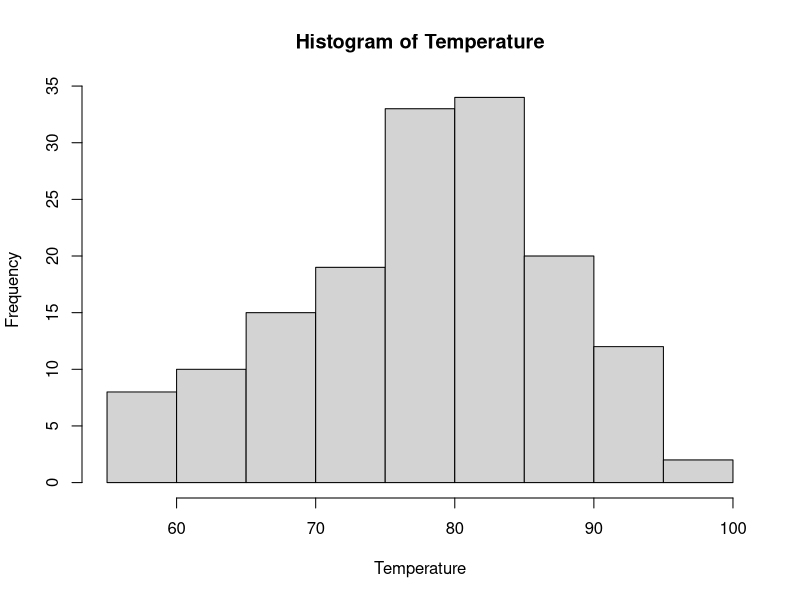
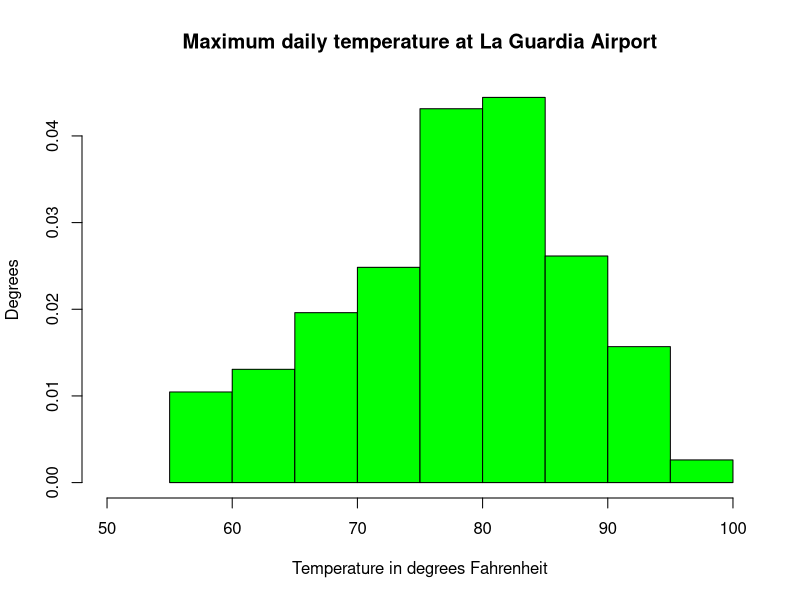
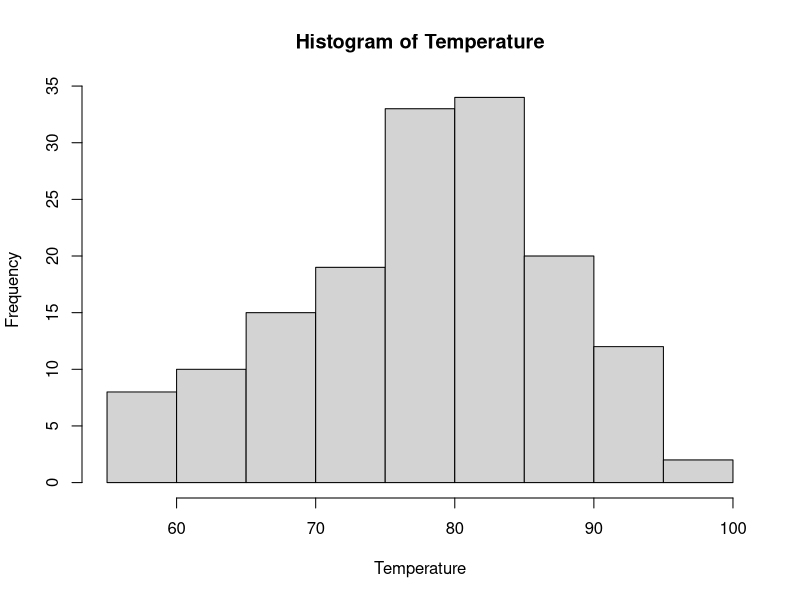
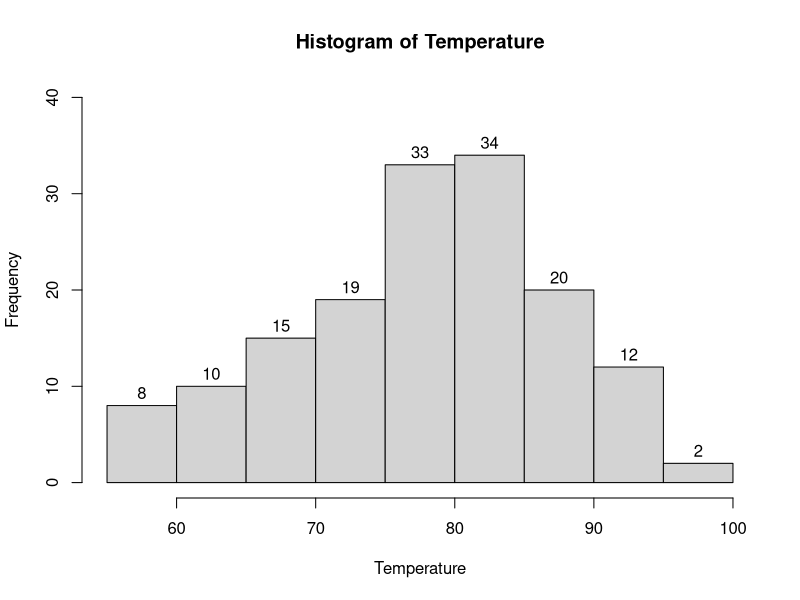
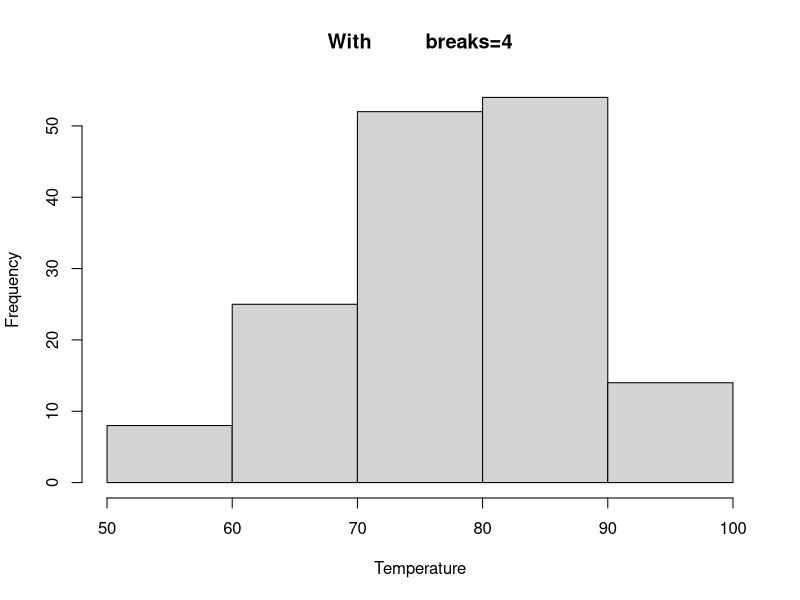
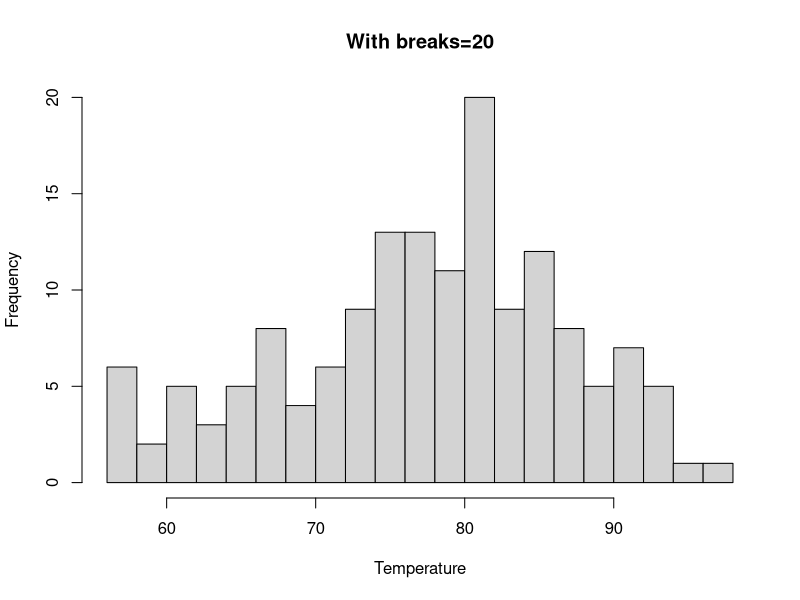
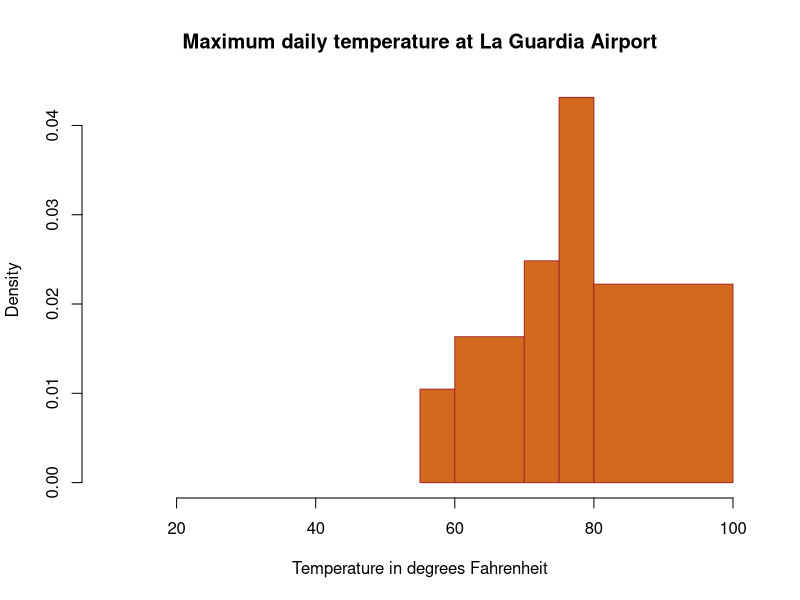
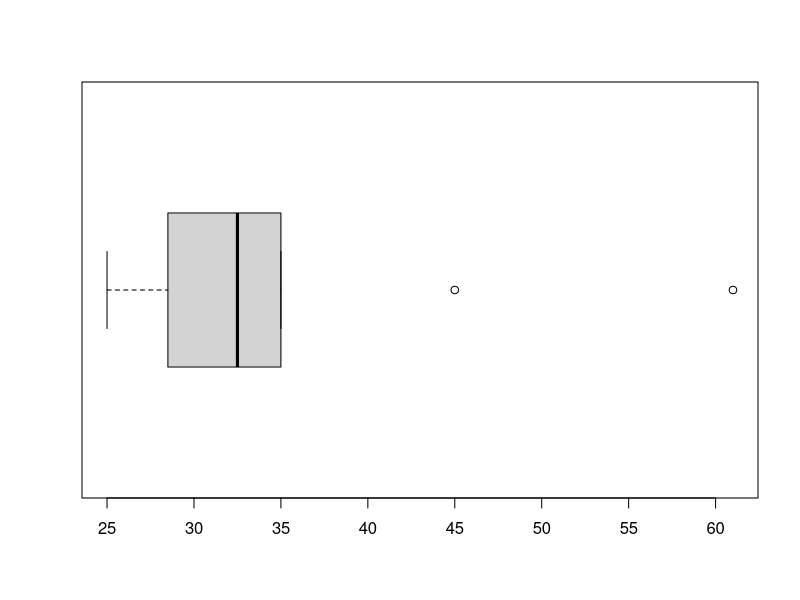

Here is the R script that generated these plots, in order:
data()
airquality
str(airquality)       
Temperature <- airquality$Temp     
hist(Temperature)
hist(Temperature, main="Maximum daily temperature at La Guardia Airport",xlab="Temperature in degrees Fahrenheit",ylab="Degrees",xlim=c(50,100),col="green",freq=FALSE)
output <- hist(Temperature)
output
h <- hist(Temperature,ylim=c(0,40))
text(h$mids,h$counts,labels=h$counts, adj=c(0.5, -0.5))
text
hist(Temperature, breaks=4, main="With         breaks=4")
hist(Temperature, breaks=20, main="With breaks=20")
hist(Temperature,main="Maximum daily temperature at La Guardia Airport",xlab="Temperature in degrees Fahrenheit",xlim=c(10,100),col="chocolate",border="brown",breaks=c(55,60,70,75,80,100))
    

# Box plot details

F <- c(26, 25, 33, 35, 35, 28, 30, 29, 61, 32, 33, 45) 

boxplot(F, horizontal = TRUE)

F <- c(26, 25, 33, 35, 35, 28, 30, 29, 61, 32, 33, 45)   
M <- c(46, 40, 36, 47, 29, 43, 37, 38, 45, 50, 48, 60)   
genders <- c("Female", "Male")   
boxplot(F, M, names=genders, 
        horizontal = TRUE,col=c("blue","pink"))


hist(airquality$Temp,col="pink") 
boxplot(airquality$Temp,horizontal=TRUE,
        at=15.5,add=TRUE,axes=FALSE,col="blue")

# QQ plots

data()
beaver2
qqplot(beaver2$temp[beaver2$activ==1], beaver2$temp[beaver2$activ==0])
par(mfrow=c(1,2))  
qqnorm( beaver2$temp[beaver2$activ==0],     main="Inactive")

qqline( beaver2$temp[beaver2$activ==0] )

qqnorm(beaver2$temp[beaver2$activ==1], main="Active") 

qqline( beaver2$temp[beaver2$activ==1] )


#additional features

length(beaver2)
class(beaver2)

names(beaver2) 
ls() 
ls(pattern="beaver2") 

a1=c(2,3,4)
a2=c(23,22,12)
c(a1,a2)

a=c("hello","good")
b=c(1,2,3)
c(a,b) 

ls(pattern = "^a")
ls(pattern = "a$")


#curve fitting
x <- c(32,64,96,118,126,144,152.5,158) # predictor
y<-c(99.5,104.8,108.5,100,86,64,35.3,15) #response 		variable usually on the y-axis
plot(x,y,pch=19)

plot(1:12, col=1:12, main="Default 9 Colors", ylab="",xlab="", pch=19, cex=3) 
text(1:12, c(1:12)+.75, c(1:8, 1:4))

colors()[1:12]
length(colors())
